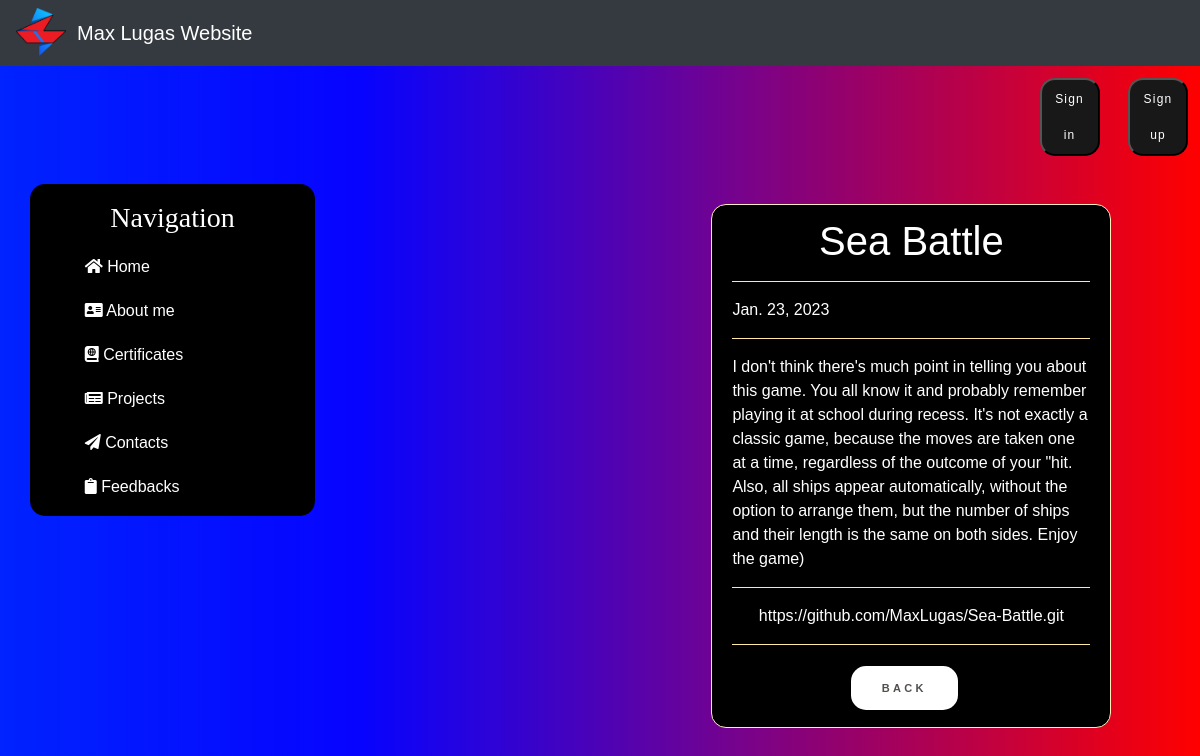
Page /project/2 on the earlier database version.
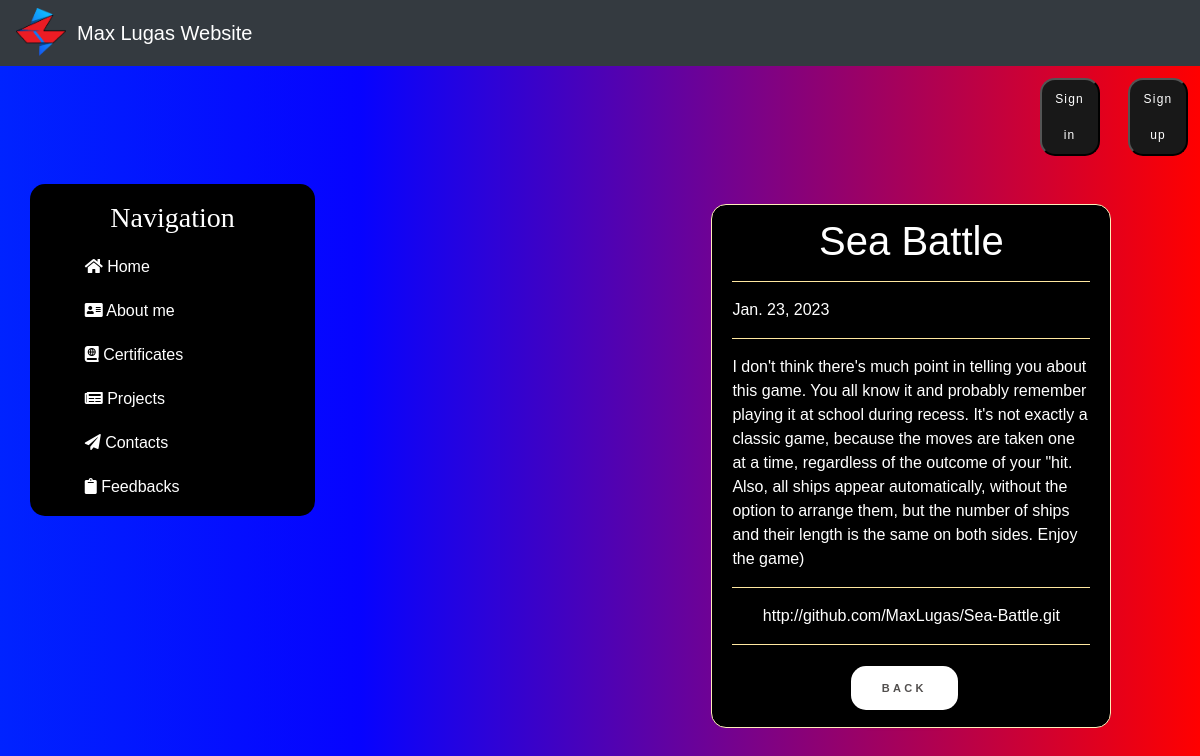
Same page on the later database version.
### news/models.py (models this page shows, shortened)
class Articles(models.Model):
    title = models.CharField('Title', max_length=50)
    anons = models.CharField('Anons', max_length=250)
    content = models.TextField('Content')
    date = models.DateField('Date of publication', auto_now_add=True)
    link = models.URLField('Link to GitHub', default=None)
    class Meta:
        verbose_name = 'News'
        verbose_name_plural = "News"

### news/views.py (the view)
# urls.py: path('<int:pk>', views.NewsDetailView.as_view(), name='news-detail'),
class NewsDetailView(DetailView):
    model = Articles
    template_name = 'news/details_view.html'
    context_object_name = 'article'

### news/templates/news/details_view.html (shortened to what this page needs)
{% extends 'main/layout.html' %}
{% block content %}
    <div class="features">
        <div class="alert alert-warning">
            <h1>{{ article.title }}</h1>
            <hr>
            <p>{{ article.date }}</p>
            <hr>
            <p>{{ article.content }}</p>
            <hr>
            <p><a class="github" href="{{ article.link }}">{{ article.link }}</a></p>
            <hr>
            <a href="{% url 'news_home' %}" class="shine-button">Back</a>
        </div>
    </div>
{% endblock %}

Differences in the rows shown:
changed Articles "Sea Battle": link "https://github.com/MaxLugas/Sea-Battle.git" → "http://github.com/MaxLugas/Sea-Battle.git"
